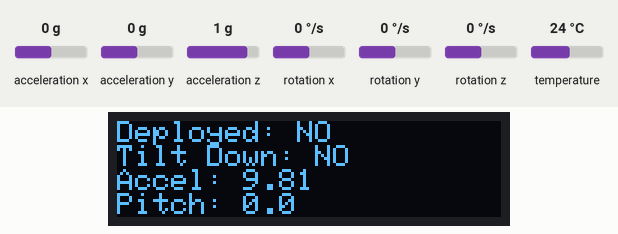
Bench run of a sketch on a simulated Arduino Uno, built with avr-gcc and run on an emulated ATmega328P. Parts: 128×32 one-colour display. Inputs (shaded band) come from the test bench; at power-on: acceleration x 0 g, acceleration y 0 g, acceleration z 1 g, rotation x 0 °/s, rotation y 0 °/s, rotation z 0 °/s, temperature 24 °C.

Above: at 2.2 s.
2.3 s: acceleration x set to -1.4 g
At 2.49 s:
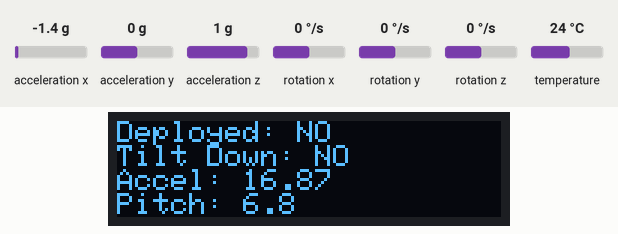
4.5 s: acceleration y set to -0.8 g
At 5.5 s:
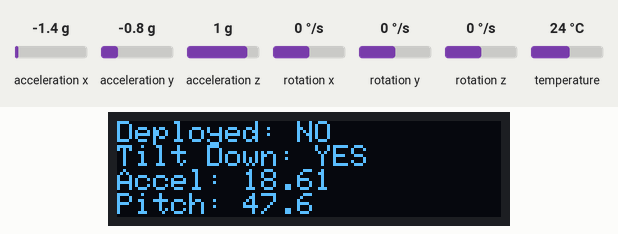
6.1 s: acceleration z set to -1.4 g
At 6.26 s:
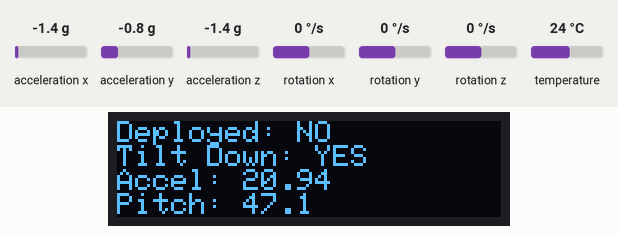
7.6 s: acceleration x set to -0.8 g
At 7.81 s:
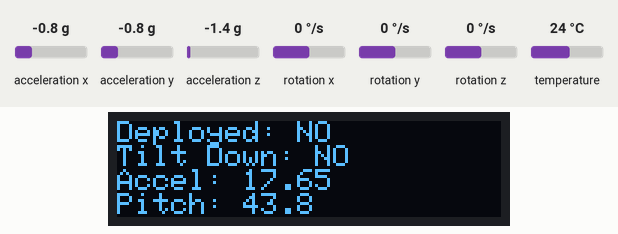
9.2 s: acceleration z set to -0.8 g
At 10.36 s:
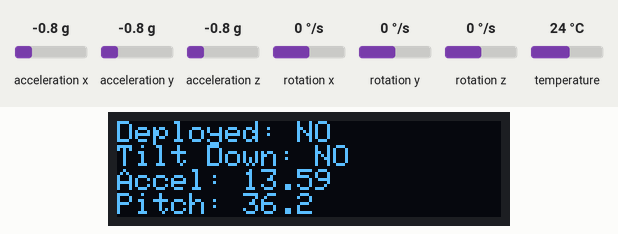
Timing chart, 0 to 11.9 s (numbered marks = the images above; inputs shaded):
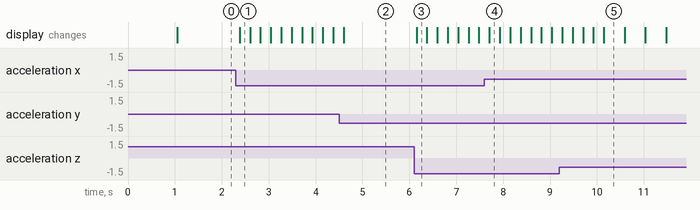

The sketch:

test3things.ino
```cpp
#include <Wire.h>
#include <Adafruit_SSD1306.h>
#include <Adafruit_MPU6050.h>
#include <Adafruit_Sensor.h>
#include <SimpleKalmanFilter.h>
#include <math.h>

// Deployment Apogee Configurations Test ==========


#define TILT_THRESHOLD_DEG 45
#define ACCEL_DROP_THRESHOLD 3.0     // Adjust based on test data
#define ALTITUDE_DROP_MARGIN 5.0     // Meters
#define MIN_TIME_SINCE_DEPLOY 3000   // Milliseconds

// Flags to enable/disable each condition
bool ENABLE_TILT_CHECK     = true;
bool ENABLE_ACCEL_DROP     = true;
bool ENABLE_ALTITUDE_DROP  = true;
bool ENABLE_TIME_CHECK     = true;

// Runtime state
float maxAltitude = 0;
unsigned long deployTime = 0;

// --- OLED Setup ---
#define SCREEN_WIDTH 128
#define SCREEN_HEIGHT 32
#define OLED_RESET    -1
Adafruit_SSD1306 display(SCREEN_WIDTH, SCREEN_HEIGHT, &Wire, OLED_RESET);

// --- MPU6050 Setup ---
Adafruit_MPU6050 mpu;
#define MPU6050_ADDRESS 0x68

// --- Kalman Filter for Pitch ---
SimpleKalmanFilter kalmanPitch(1, 1, 0.01);

// --- State Variables ---
bool isDeployed = false;
bool isTiltedDown = false;
float accelMag = 0;
float filteredPitch = 0;

// --- Setup ---
void setup() {
  Serial.begin(115200);
  Wire.begin();

  // OLED Init
  if (!display.begin(SSD1306_SWITCHCAPVCC, 0x3C)) {
    while (1);  // OLED failed
  }
  display.clearDisplay();
  display.setTextSize(1);
  display.setTextColor(SSD1306_WHITE);

  // MPU Init
  if (!mpu.begin(MPU6050_ADDRESS)) {
    while (1);  // MPU failed
  }
  mpu.setAccelerometerRange(MPU6050_RANGE_16_G);
  mpu.setGyroRange(MPU6050_RANGE_500_DEG);
  mpu.setFilterBandwidth(MPU6050_BAND_21_HZ);

  delay(1000); // Allow sensor to settle
}

// --- Loop ---
void loop() {
  sensors_event_t a, g, temp;
  mpu.getEvent(&a, &g, &temp);

  // Calculate acceleration magnitude
  accelMag = sqrt(a.acceleration.x * a.acceleration.x +
                  a.acceleration.y * a.acceleration.y +
                  a.acceleration.z * a.acceleration.z);
  isDeployed = accelMag > 30.0;

  // Calculate filtered pitch
  float rawPitch = atan2(-a.acceleration.x, sqrt(a.acceleration.y * a.acceleration.y + a.acceleration.z * a.acceleration.z)) * 180.0 / PI;
  filteredPitch = kalmanPitch.updateEstimate(rawPitch);
  isTiltedDown = abs(filteredPitch) > 45;

  // Display to OLED
  display.clearDisplay();
  display.setCursor(0, 0);
  display.print("Deployed: ");
  display.println(isDeployed ? "YES" : "NO");

  display.print("Tilt Down: ");
  display.println(isTiltedDown ? "YES" : "NO");

  display.print("Accel: ");
  display.println(accelMag, 2);

  display.print("Pitch: ");
  display.println(filteredPitch, 1);

  display.display();
  delay(200);
}
```

Measured:
- after the input at 2.3 s, the display: changes after 0.08 s (image 1)
- after the input at 6.1 s, the display: changes after 0.05 s (image 3)
- what the display in image 5 shows lasts 0.5 s, from 10.1 s to 10.6 s
